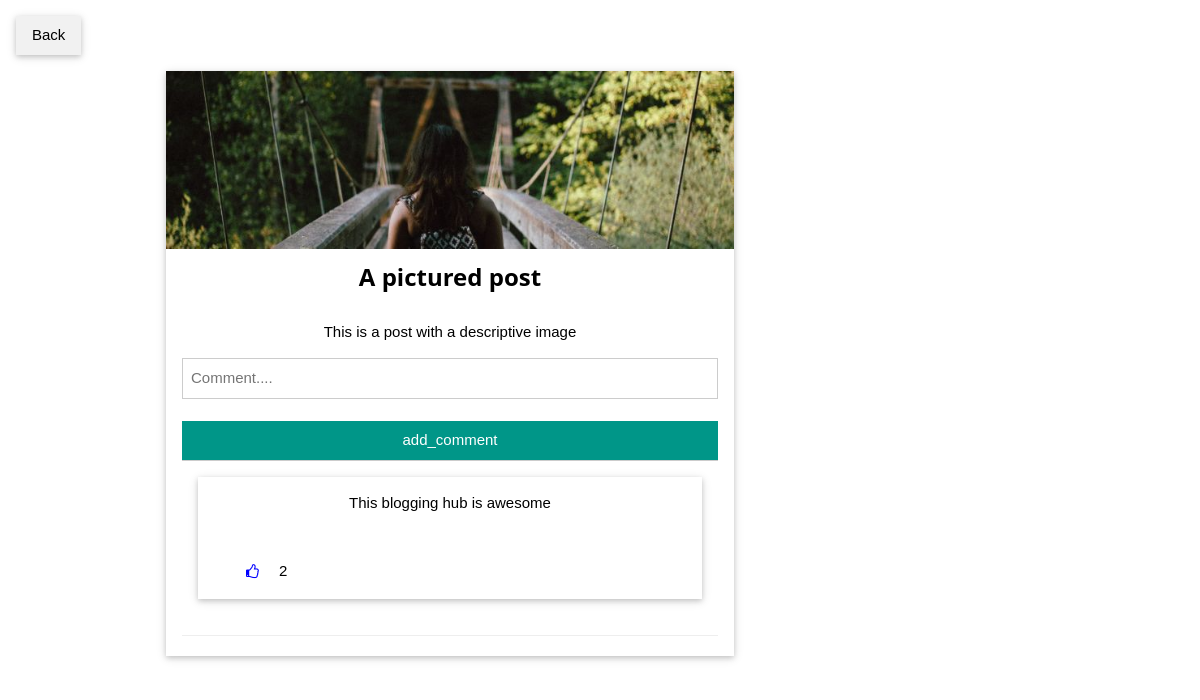
The app's page /show_comments.php?id=22 (signed in) with its own data.
### tables this page shows
CREATE TABLE `posts` (
  `id` int(11) NOT NULL AUTO_INCREMENT,
  `title` varchar(20) DEFAULT NULL,
  `msg` text NOT NULL,
  `likes` int(11) DEFAULT 0,
  `tags` text DEFAULT NULL,
  `userid` int(11) DEFAULT NULL,
  `date_posted` datetime DEFAULT current_timestamp(),
  PRIMARY KEY (`id`),
  KEY `userid` (`userid`),
  CONSTRAINT `posts_ibfk_1` FOREIGN KEY (`userid`) REFERENCES `users` (`id`)
);

CREATE TABLE `comments` (
  `id` int(11) NOT NULL AUTO_INCREMENT,
  `msg` text NOT NULL,
  `likes` int(11) DEFAULT 0,
  `postid` int(11) DEFAULT NULL,
  `userid` int(11) DEFAULT NULL,
  `date_posted` datetime DEFAULT current_timestamp(),
  PRIMARY KEY (`id`),
  KEY `userid` (`userid`),
  KEY `postid` (`postid`),
  CONSTRAINT `comments_ibfk_1` FOREIGN KEY (`userid`) REFERENCES `users` (`id`),
  CONSTRAINT `comments_ibfk_2` FOREIGN KEY (`postid`) REFERENCES `posts` (`id`)
);

### uploads.php (called while the page is built, shortened)
<?php
function strip_extension($filename)
{
  $ext_index = strrpos($filename, '.');
  $name = substr($filename, 0, $ext_index);
  return $name;
}
function get_image($postid)
{
  if ($handle = opendir(__DIR__ . '/images'))
  {
    while (false !== ($filename = readdir($handle)))
    {
      if ($postid === strip_extension($filename)) {
        return $filename;
      }
    }
  }
}

### app.php (called while the page is built, shortened)
<?php
function get_comments($post_id, $conn): array
{
    $sql = "SELECT `id`, `msg`, `likes`, `userid` FROM `comments` WHERE `postid` = '$post_id'";
    $data  = $conn -> query($sql);
    $comments = $data -> fetch_all(MYSQLI_ASSOC);
    return $comments;
}

### show_comments.php (the view, shortened to what this page needs)
<?php
require_once "db_connect/connect.php";
require_once "app.php";
require_once "uploads.php";
$postid = $_GET['id'];
$post_query = "SELECT `title`, `msg`, `likes` FROM `posts` WHERE `id` = '$postid' ";
$post_content = $conn -> query($post_query);
if ($post_content) {
    $post = $post_content -> fetch_assoc();
} else {
    echo "An unexpected error occurred : " . $conn->error;
}
$comments = get_comments($postid, $conn);
?>
<!DOCTYPE html>
<html lang='en'>
<head>
  <link rel="stylesheet" type="text/css" href="static/w3.css" >
  <link rel="stylesheet" href="https://cdnjs.cloudflare.com/ajax/libs/font-awesome/4.7.0/css/font-awesome.min.css">
</head>
<body>
  <div class="w3-container">
    <a href="index.php" class='w3-btn w3-card w3-light-grey'>Back</a>
  </div>
  <div class="w3-content" style="max-width:900px">
    <div class="w3-row">
      <div class="w3-col l8 s12 w3-center">
        <div class="w3-card w3-margin w3-white">
          <?php if (get_image($postid)): ?>
            <img src="<?= 'images/' . get_image($postid) ?>" alt="Nature" style="width:100%">
          <?php endif ?>
          <div class="w3-container">
            <h3><b><?= $post['title'] ?? "" ?></b></h3>
          </div>
          <div class="w3-container">
            <p><?= $post['msg']; ?></p>
          </div>
          <div class="w3-container">
            <form method="POST" action="add_comment.php">
              <input type="text" class="w3-input w3-border" name='comment' placeholder='Comment....' required >
              <br />
              <input type="submit" name="Add" value="add_comment" class="w3-input w3-teal" />
            </form>
            <?php if ($comments) : ?>
            <?php foreach($comments as $comment) : ?>
              <div class="w3-row">
                <div class="w3-card w3-margin w3-white">
                  <div class="w3-container">
                    <p><?= $comment['msg'] ?? "No comments yet"; ?></p>
                    <div class="w3-row">
                      <p>
                        <form action="like.php" method="POST">
                          <span class="w3-padding w3-left">
                            <button type="submit" class="w3-btn">
                              <i style="color: blue" class="fa fa-thumbs-o-up" aria-hidden="true"></i>
                            </button>
                            <span> <?= $comment['likes'] ?? ""; ?></span>
                          </span>
                        </form>
                        <span class="w3-padding-large w3-right"><?= $comment['date_posted'] ?? ""; ?></span>
                      </p>
                    </div>
                  </div>
                </div>
              </div>
              <hr />
            <?php endforeach ?>
            <?php endif ?>
          </div>
        </div>
      </div>
    </div>
  </div>
</body>
</html>

### static/w3.css (style rules this page uses)
html { box-sizing:border-box }
*,*:before,*:after { box-sizing:inherit }
html { -ms-text-size-adjust:100%;-webkit-text-size-adjust:100% }
body { margin:0 }
a { background-color:transparent }
b,strong { font-weight:bolder }
img { border-style:none }
hr { box-sizing:content-box;height:0;overflow:visible }
button,input,select,textarea,optgroup { font:inherit;margin:0 }
button,input { overflow:visible }
button,select { text-transform:none }
button,[type=button],[type=reset],[type=submit] { -webkit-appearance:button }
html,body { font-family:Verdana,sans-serif;font-size:15px;line-height:1.5 }
html { overflow-x:hidden }
h3 { font-size:24px }
h1,h2,h3,h4,h5,h6 { font-family:"Segoe UI",Arial,sans-serif;font-weight:400;margin:10px 0 }
hr { border:0;border-top:1px solid #eee;margin:20px 0 }
img { vertical-align:middle }
a { color:inherit }
.w3-btn,.w3-button { border:none;display:inline-block;padding:8px 16px;vertical-align:middle;overflow:hidden;text-decoration:none;color:inherit;background-color:inherit;text-align:center;cursor:pointer;white-space:nowrap }
.w3-btn,.w3-button { -webkit-touch-callout:none;-webkit-user-select:none;-khtml-user-select:none;-moz-user-select:none;-ms-user-select:none;user-select:none }
.w3-input { padding:8px;display:block;border:none;border-bottom:1px solid #ccc;width:100% }
.w3-container:after,.w3-container:before,.w3-panel:after,.w3-panel:before,.w3-row:after,.w3-row:before,.w3-row-padding:after,.w3-row-padding:before, .w3-cell-row:before,.w3-cell-row:after,.w3-clear:after,.w3-clear:before,.w3-bar:before,.w3-bar:after { content:"";display:table;clear:both }
.w3-col,.w3-half,.w3-third,.w3-twothird,.w3-threequarter,.w3-quarter { float:left;width:100% }
.w3-col.s12 { width:99.99999% }
@media (min-width:993px) { .w3-col.l8 { width:66.66666% } }
.w3-content,.w3-auto { margin-left:auto;margin-right:auto }
.w3-content { max-width:980px }
.w3-container,.w3-panel { padding:0.01em 16px }
.w3-card,.w3-card-2 { box-shadow:0 2px 5px 0 rgba(0,0,0,0.16),0 2px 10px 0 rgba(0,0,0,0.12) }
.w3-center { text-align:center!important }
.w3-border { border:1px solid #ccc!important }
.w3-margin { margin:16px!important }
.w3-padding { padding:8px 16px!important }
.w3-padding-large { padding:12px 24px!important }
.w3-left { float:left!important }
.w3-right { float:right!important }
.w3-teal,.w3-hover-teal:hover { color:#fff!important;background-color:#009688!important }
.w3-white,.w3-hover-white:hover { color:#000!important;background-color:#fff!important }
.w3-light-grey,.w3-hover-light-grey:hover,.w3-light-gray,.w3-hover-light-gray:hover { color:#000!important;background-color:#f1f1f1!important }

### records on screen
posts: title "A pictured post", msg "This is a post with a descriptive image"
comments: msg "This blogging hub is awesome", likes "2"
